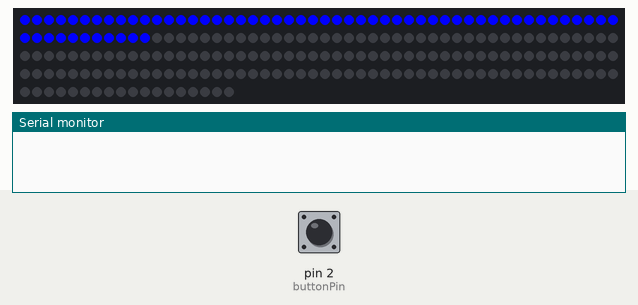
Recording of a sketch running on a simulated Arduino Uno, built with avr-gcc and run on an emulated ATmega328P. On the bench: 218 RGB LEDs in strip order, left to right, continuing on the next row, the last lines printed to the serial monitor. The inputs (shaded band) are chosen by the test bench; at power-on: pin 2 (buttonPin) HIGH. Random numbers use the default seed unless the sketch sets one.

Above: at 2.3 s.
2.4 s: pin 2 (buttonPin) pulled LOW for 0.15 s
At 2.7 s:
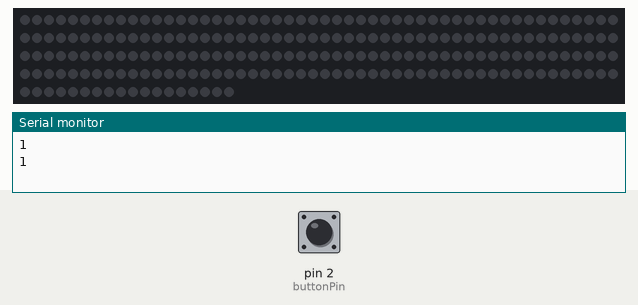
4.0 s: pin 2 (buttonPin) pulled LOW for 1 s
At 4.17 s:
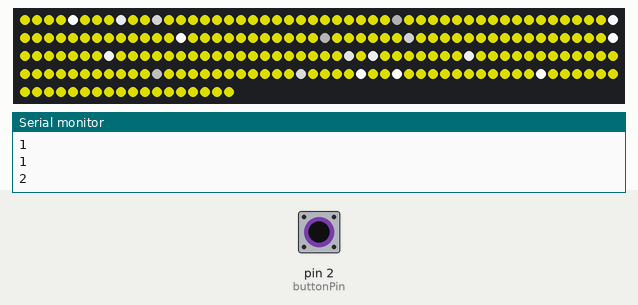
Timing chart, 0 to 7.0 s (numbered marks = the images above; inputs shaded):
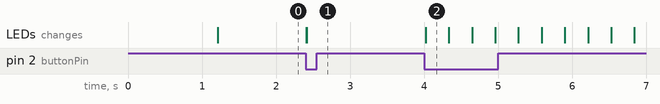

The sketch:

3926sign.ino
```cpp
  // put your setup code here, to run once:
#include <FastLED.h>

/*
  layout:
  ---13---<   v--11---<   ---11---
          |   |       |           |   |
          11  10      10          10  10
          |   |       |           |   |
  ^--13---<   >--11---^   ---11---     ---11---
          |           |   |           |        |
          11          10  10          10       10
          |           |   |           |        |
  >--13---^           ^   ---11---     ---11---

*/
//3: 61 leds
//9: 52 leds
//2: 53 leds
//6: 52 leds
//TOTAL: 218 leds
#define LED_PIN     5
#define NUM_LEDS    218
const int buttonPin = 2;     // the number of the pushbutton pin
int buttonState = 0;         // variable for reading the pushbutton status
int state = 0;
int order[NUM_LEDS];
float frames = 0;
const float ratio = 255/60;
CRGB leds[NUM_LEDS];
CRGB hsv(int h, int s, int v){
  int r = 0;
  int g = 0;
  int b = 0;

  v /= 100;
  h %= 360;

  if(h < 60){
    r = 255;
    g = ratio * h;
  }
  else if(h < 120){
    r = ratio * (120 - h);
    g = 255;
  }
  else if(h < 180){
    g = 255;
    b = ratio * (h - 120);
  }
  else if(h < 240){
    g = ratio * (240 - h);
    b = 255;
  }
  else if(h < 300){
    b = 255;
    r = ratio * (h - 240);
  }
  else{
    r = 255;
    b = ratio * (360 - h);
  }
  r *= v;
  g *= v;
  b *= v;

  return CRGB(r,g,b);
}
void setup() {
  delay(1000);
  Serial.begin (9600);
  pinMode(buttonPin, INPUT_PULLUP);
  FastLED.addLeds<WS2812, LED_PIN, GRB>(leds, NUM_LEDS);
  attachInterrupt(digitalPinToInterrupt(buttonPin), button, CHANGE);
  for (int i = 0; i < NUM_LEDS; i++) {

    order[i] = i;

  }
  for (int i = 0; i < NUM_LEDS; i++) {

    leds[i] = CRGB(0, 0, 0);


  }
  for(int i = 0; i < 1000; i++){
      int idx = random(NUM_LEDS);

      int idx2 = random(NUM_LEDS);
      int holder = order[idx];
      order[idx] = order[idx2];
      order[idx2] = holder;
  }


  FastLED.show();
}

struct c2d{
  int x;
  int y;
};

c2d pos;
//given a light index, determine the light's position in an xy grid
struct c2d getLightPosition(int i){
  c2d c;
  //the 3
  //0 - 12
       if(i < 13){    c.x = i;        c.y = 0;        }
  //13 - 23
  else if(i < 24){    c.x = 13;       c.y = i - 12;   }
  //24 - 36
  else if(i < 37){    c.x = 36 - i;   c.y = 13;       }
  //37 - 47
  else if(i < 48){    c.x = 13;       c.y = i - 23;   }
  //48 - 60
  else if(i < 61){    c.x = 60 - i;   c.y = 26;       }

  //the 9
  //61 - 70
  else if(i < 71){    c.x = 32;       c.y = i - 59;   }
  //71 - 80
  else if(i < 81){    c.x = 32;       c.y = i - 56;   }
  //81 - 91
  else if(i < 92){    c.x = 111 - i;  c.y = 26;       }
  //92 - 101
  else if(i < 102){   c.x = 18;       c.y = 116 - i;  }
  //102 - 112
  else if(i < 113){   c.x = i - 82;   c.y = 13;       }

  //the 2
  //113 - 123
  else if(i < 124){    c.x = i - 74;       c.y = 26;   }
  //124 - 133
  else if(i < 134){    c.x = 51;       c.y = 148 - i;   }
  //134 - 144
  else if(i < 145){    c.x = 183 - i;  c.y = 13;       }
  //145 - 154
  else if(i < 155){    c.x = 37;       c.y = 156 - i;  }
  //155 - 165
  else if(i < 166){    c.x = i - 116;   c.y = 0;       }

  //the 6
  //166 - 175
  else if(i < 176){    c.x = 56;       c.y = 190 - i;   }
  //176- 185
  else if(i < 186){    c.x = 56;       c.y = 187 - i;   }
  //186 - 196
  else if(i < 197){    c.x = i - 128;  c.y = 0;       }
  //197 - 206
  else if(i < 207){   c.x = 70;       c.y = i - 195;  }
  //207 - 217
  else if(i < 218){   c.x = 275 - i;   c.y = 13;   }

  else{c.x = -1;c.y = -1;}
  return c;
}
void button() {
  static unsigned long last_interrupt_time = 0;
  unsigned long interrupt_time = millis();
  if (interrupt_time - last_interrupt_time > 70){
   buttonState = digitalRead(buttonPin);

  if (buttonState == LOW) {
    state ++;
    state = state & 3;
  }
  Serial.println(state);
  }
  last_interrupt_time = interrupt_time;
}

int t = 0;

void loop() {
  int f = int(frames) % 1000;
  if(f  < 250){
    t = -1;
  }
  else if(f < 500){
    t = (f-250);
  }
  else if(f < 750){
    t = NUM_LEDS;
  }
  else{
    t = 1000 - f;
  }
  for (int i = 0; i < NUM_LEDS; i++) {
    pos = getLightPosition(i);
    CRGB color = CRGB(0,0,0);


    if(state == 0){
    int time = 400;
    float f = 0;
    float fi = float(int(frames) % time);
    if(fi < time/4){
      if(i < 61){

        color.b = 255;

      }
      else{
        color.b = 0;
      }

    }
    else if(fi < time/2){
      if(i < 113 && i > 60){


        color.b = 255;

      }
      else{
        color.b = 0;
      }
    }
    else if(fi < 3*time/4){
      if(i < 166 && i > 112){


        color.b = 255;

      }
      else{
        color.b = 0;
      }
    }
    else{
      if(i < 218 && i > 165){

        color.b = 255;

      }
      else{
        color.b = 0;
      }
    }
    }
    else if(state == 1){

      if(order[i] <= t){
        color.b = 100 * sin(float(pos.x + pos.y)/5 + (float(frames)/5)) + 155;
      }

    }
    else{
      if(abs(order[i] - (int(frames) % NUM_LEDS)) < 10){
        int b = 100 * sin(float(pos.x + pos.y)/5 + (float(frames)/5)) + 155;
        color = CRGB(b,b,b);
      }
      else{
        color = CRGB(150,150,0);
      }
    }

    c2d centered;
    centered.x = pos.x - 34;
    centered.y = pos.y - 13;


    leds[i] = color;


  }
  FastLED.show();

  frames++;
  frames = float(int(frames) % 10000);

}
```
